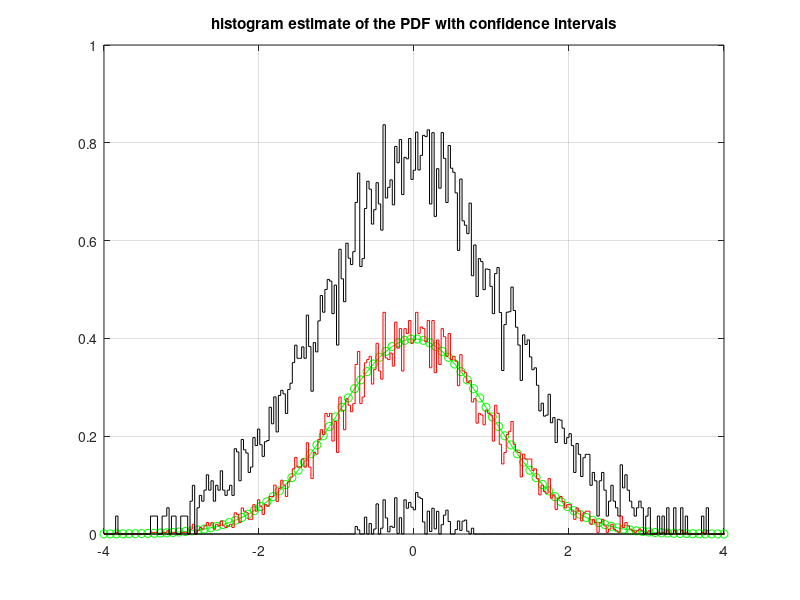
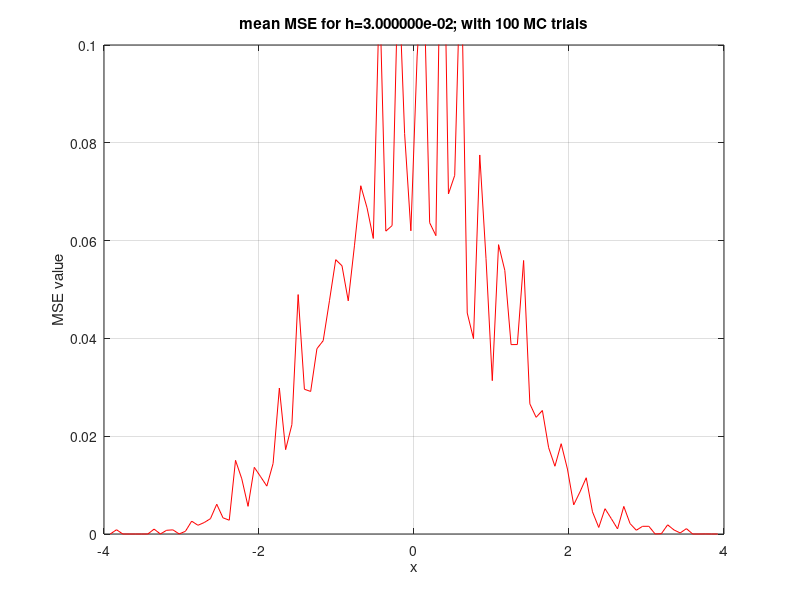
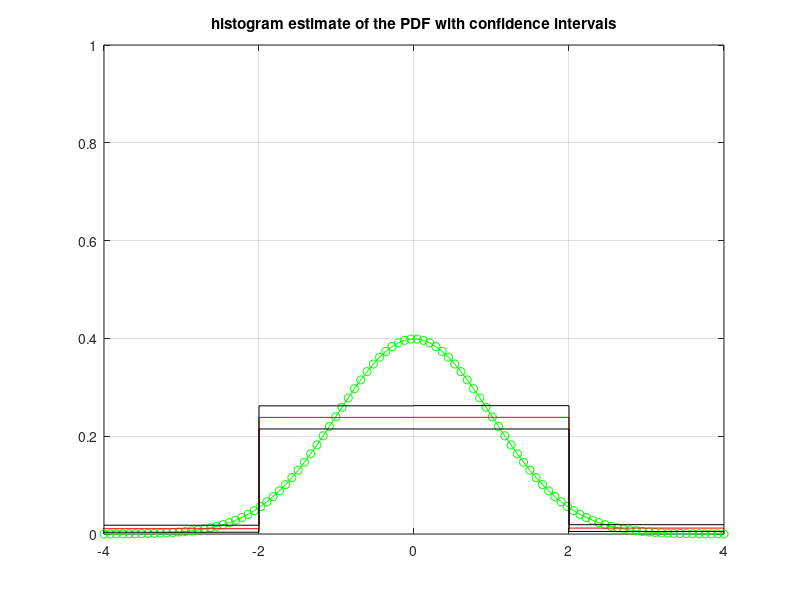
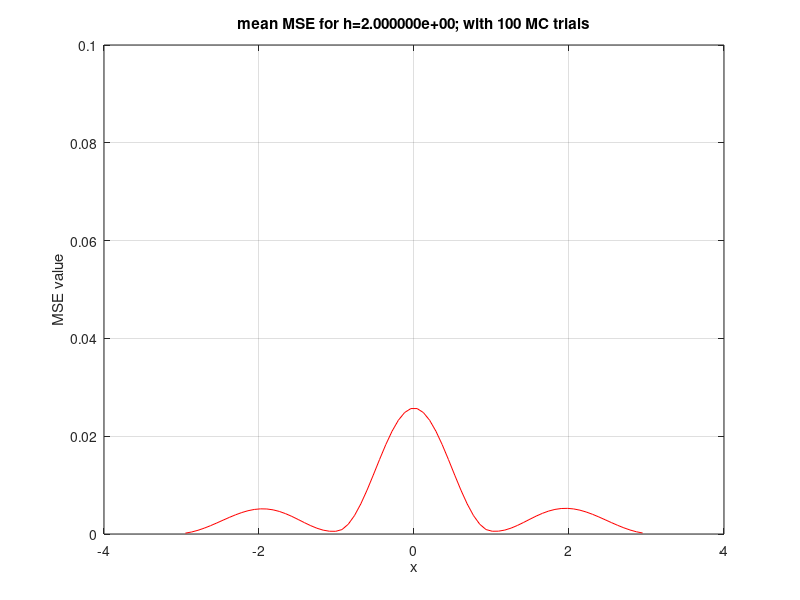

MATLAB code to generate these figures, in order:
n = 100; 

% the number of monte-carlo trials to perform: 
N_MC = 100; 

%hArray = 10.^[-3,-2,-1,0];
%hArray = 10.^[-1];
hArray = [ 0.03 2 ];  % <- one is too small the other too large ... 

% to mean square error or absolute error: 
% 
DO_MAE = 0; 

for hi=1:length(hArray),
  %h = 0.1;         % <- an example bin width 
  h = hArray(hi); 

  % specify the bin widths: 
  x_lim_left = -4;
  x_lim_rght = +4;
  t0   = x_lim_left;
  tm   = x_lim_rght; 
  rng  = tm-t0; 
  nbin = ceil(rng/h); 
  bins = t0:h:(nbin*h+t0);       % <- the bin edges ... 
  bc  = bins(1:end-1)+0.5*h;     % <- the bin centers ... 
  
  % save each monte-carlo trial estimate of the probability distribution:
  all_fhats = zeros(N_MC,length(bins)-1); 
  % save each monte-carlo trial estimate of the mean square error (we evaluate the MSE on a grid):  
  x_mse_evaluate = linspace(x_lim_left,x_lim_rght,100); 
  all_mse = zeros(N_MC,length(x_mse_evaluate));
  for mci=1:N_MC,
    x = randn(1,n); 
    x(find(x<x_lim_left))=x_lim_left;
    x(find(x>x_lim_rght))=x_lim_rght;
    vk=histc(x,bins); vk(end)=[];
    % normalize: 
    fhat = vk/(n*h);
    all_fhats(mci,:) = fhat; 
    
    % record the MSE of this approximate PDF
    %all_mse(mci,:)   = (fhat-normpdf(bc,0,1)).^2;    
    fhat_interp      = interp1(bc,fhat,x_mse_evaluate); 
    if( ~DO_MAE )
      all_mse(mci,:)   = (fhat_interp-normpdf(x_mse_evaluate,0,1)).^2;
    else
      all_mse(mci,:)   = abs(fhat_interp-normpdf(x_mse_evaluate,0,1));
    end
  end
  
  % plot the last PDF estimate produced above
  if( 0 ) 
    fh=figure; plot( bc, normpdf(bc,0,1), '-go' ); hold on; 
    %plot( bc, fhat, '-rx' );
    stairs( bins, [fhat,fhat(end)], '-r' );
    axis( [x_lim_left,x_lim_rght,0,0.45] ); 
    title( 'the last Monte-Carlo PDF estimate' ); 
  end
  
  % plot the mean PDF estimate and one standard deviation confidence intervals: 
  if( 1 ) 
    %figure; plot( bc, all_fhats, '-' ); 
    mfh = mean(all_fhats); sfh = std(all_fhats); 
    fh=figure; plot( x_mse_evaluate, normpdf( x_mse_evaluate, 0, 1 ), '-go' ); hold on; 
    %plot( bc, mfh, '-xr' ); hold on; 
    %plot( bc, mfh-sfh, '-rx' ); plot( bc, mfh+sfh, '-rx' ); grid on; 
    stairs( bins, [mfh,mfh(end)], '-r' ); 
    tmp = max(mfh-sfh,0); stairs( bins, [tmp,tmp(end)], '-k' ); tmp=mfh+sfh; stairs( bins, [tmp,tmp(end)], '-k' ); grid on; 
    axis( [x_lim_left,x_lim_rght,0,1.0] ); 
    title( 'histogram estimate of the PDF with confidence intervals' ); 
    saveas(gcf,sprintf('prob_8_3_hist_ci_h_%1.0e',h),'epsc'); 
  end
  
  % plot the expected MSE over all of these monte-carlo's:
  if( 1 ) 
    figure; plot( x_mse_evaluate, mean(all_mse), '-r' ); grid on; 
    xlabel( 'x' ); ylabel( 'MSE value' ); 
    title( sprintf('mean MSE for h=%e; with %d MC trials',h,N_MC) ); 
    axis( [x_lim_left,x_lim_rght,0,0.1] ); 
   saveas(gcf,sprintf('prob_8_3_mc_mean_mse_ci_h_%1.0e',h),'epsc'); 
  end

end